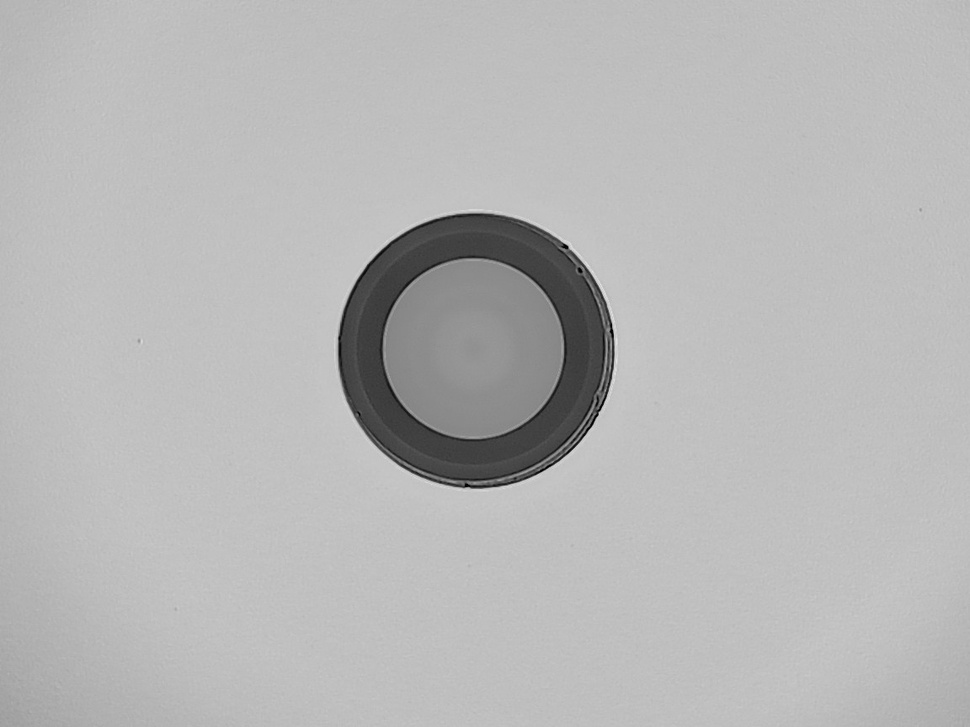
#> input picture current-process/old_version/image_batch/ima18.jpg, 970 x 727 px, shrunk from 1152 x 864 before the run
$ python morphology005.py ../../../../current-process/old_version/image_batch/ima18.jpg
#> lines starting #> are read from the running program, lines starting #| are printed output that depends on the picture
#> further down, img is the input picture: shape (727, 970, 3); min 0, max 229, mean 182.7
#!/usr/bin/env python3
"""
Hit or Miss - Detect specific patterns
Category: morphology
"""
import cv2
import numpy as np


def process_image(image: np.ndarray) -> np.ndarray:
    """
    Hit or Miss - Detect specific patterns

    Args:
        image: Input image (grayscale or color)

    Returns:
        Processed image
    """
    result = image.copy()

    kernel = np.array([[0, 1, 0],
                         [1, -1, 1],
                         [0, 1, 0]], dtype=np.int8)
    if len(result.shape) == 3:
        gray = cv2.cvtColor(result, cv2.COLOR_BGR2GRAY)
        result = cv2.morphologyEx(gray, cv2.MORPH_HITMISS, kernel)
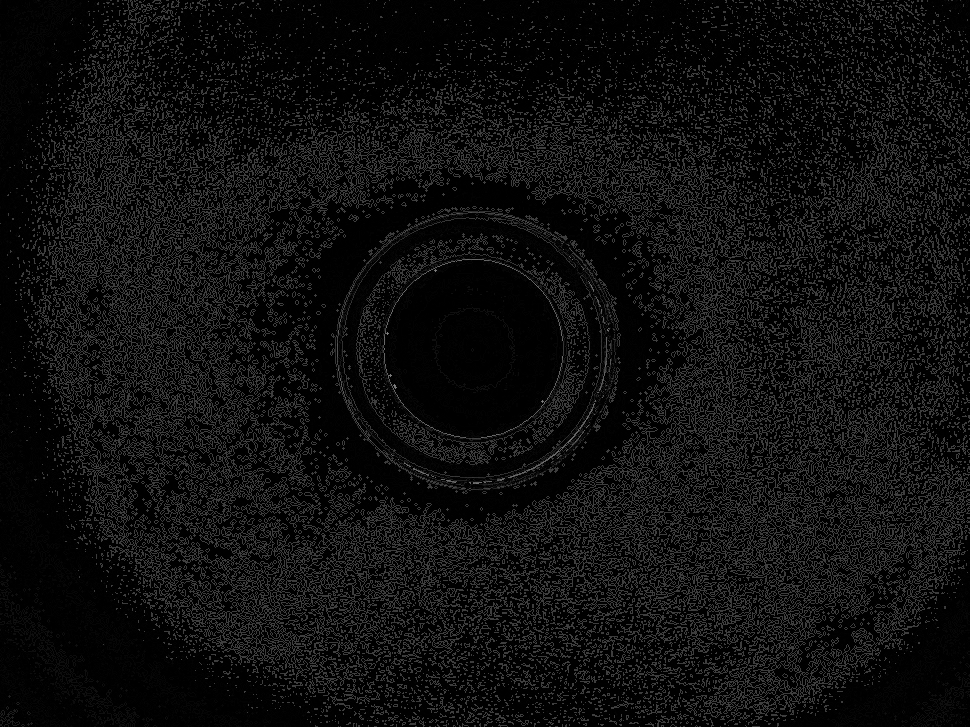
#> result: shape (727, 970); min 0, max 129, mean 14.9
        result = cv2.cvtColor(result, cv2.COLOR_GRAY2BGR)
#> result: shape (727, 970, 3)
    else:
        result = cv2.morphologyEx(result, cv2.MORPH_HITMISS, kernel)

    return result

if __name__ == "__main__":
    import sys
    if len(sys.argv) > 1:
        img = cv2.imread(sys.argv[1], cv2.IMREAD_UNCHANGED)
        if img is not None:
            result = process_image(img)
            cv2.imwrite(f"hitmiss_output.png", result)
            print(f"Saved to hitmiss_output.png")
        else:
            print("Failed to load image")
    else:
        print(f"Usage: python hitmiss.py <image_path>")

$ run again, on current-process/old_version/image_batch/img35.jpg
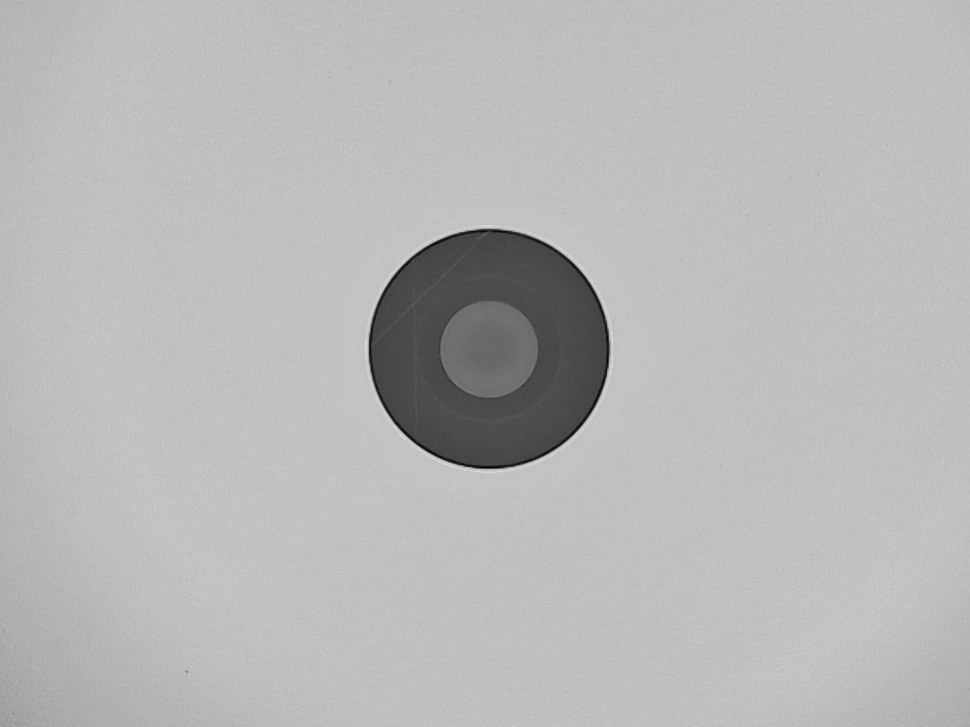
#> input picture current-process/old_version/image_batch/img35.jpg, 970 x 727 px, shrunk from 1152 x 864 before the run
#> img is the input picture: shape (727, 970, 3); min 2, max 223, mean 183.8
#> in process_image, `result = cv2.morphologyEx(gray, cv2.MORPH_HITMISS, kernel)`:
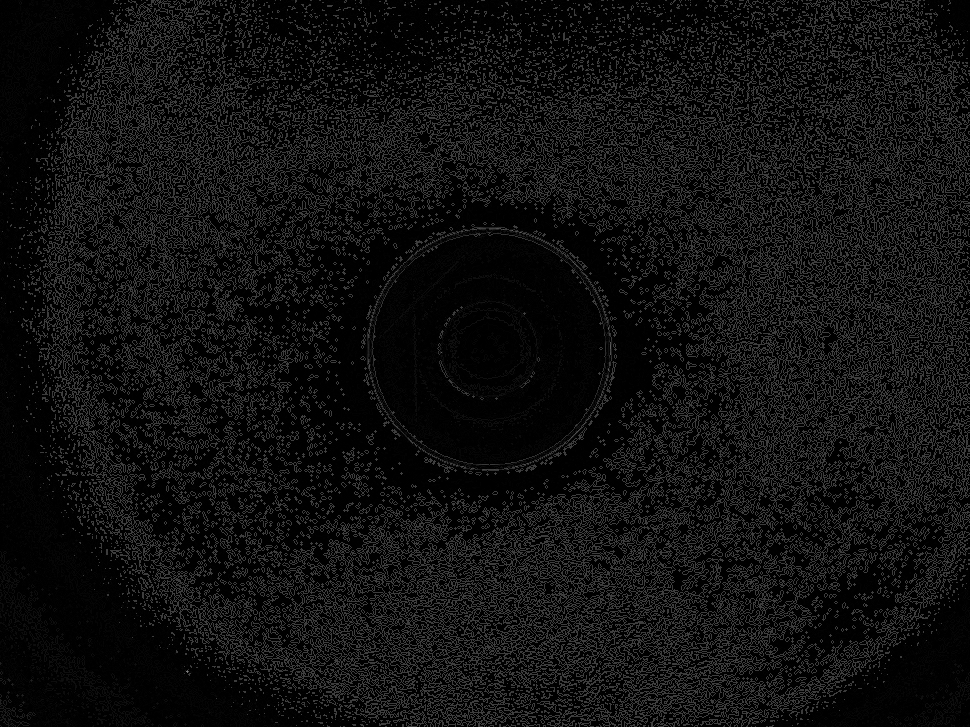
#> result: shape (727, 970); min 0, max 128, mean 16.2

$ run again, on current-process/old_version/image_batch/img38.jpg
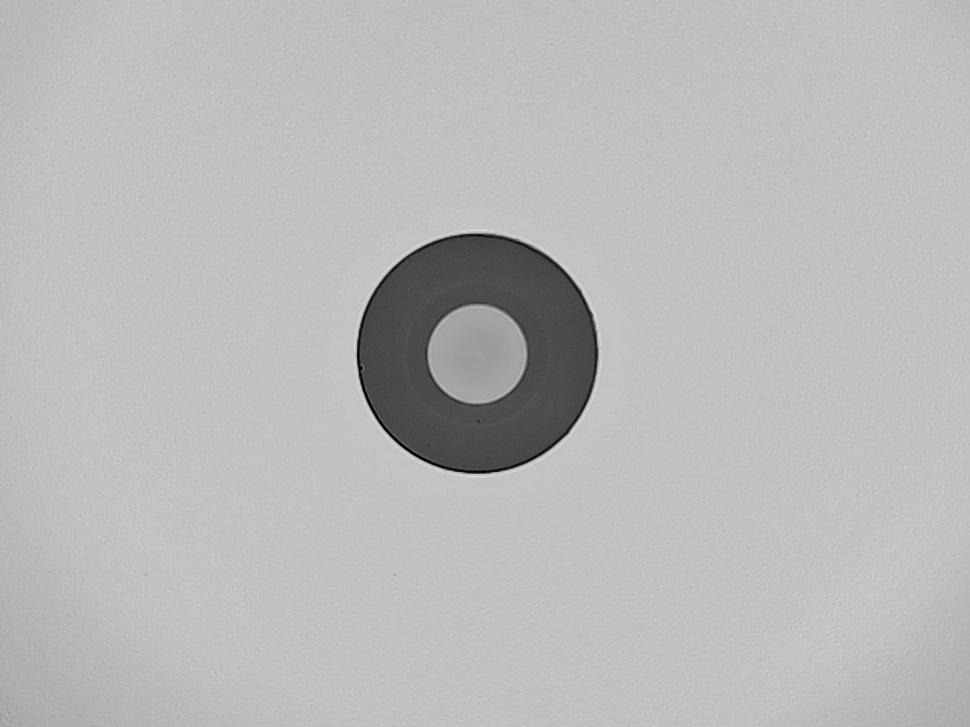
#> input picture current-process/old_version/image_batch/img38.jpg, 970 x 727 px, shrunk from 1152 x 864 before the run
#> img is the input picture: shape (727, 970, 3); min 0, max 225, mean 185.2
#> in process_image, `result = cv2.morphologyEx(gray, cv2.MORPH_HITMISS, kernel)`:
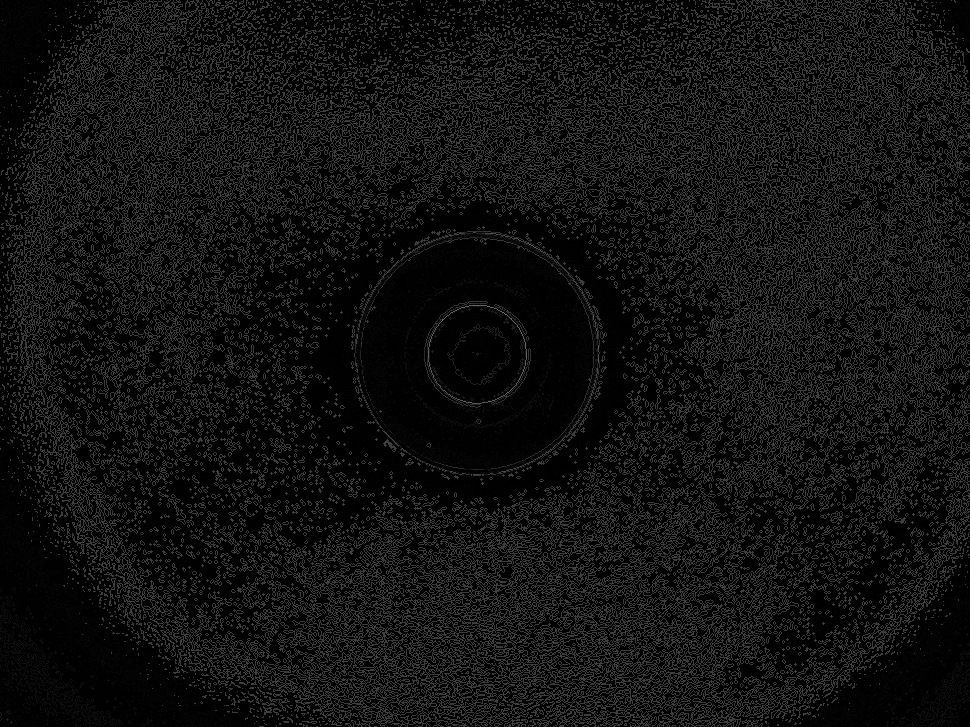
#> result: shape (727, 970); min 0, max 117, mean 17
